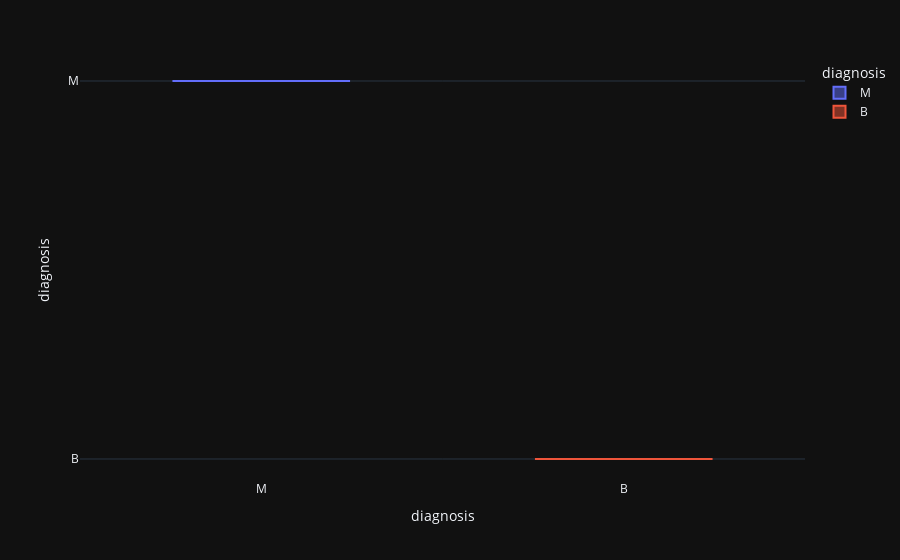
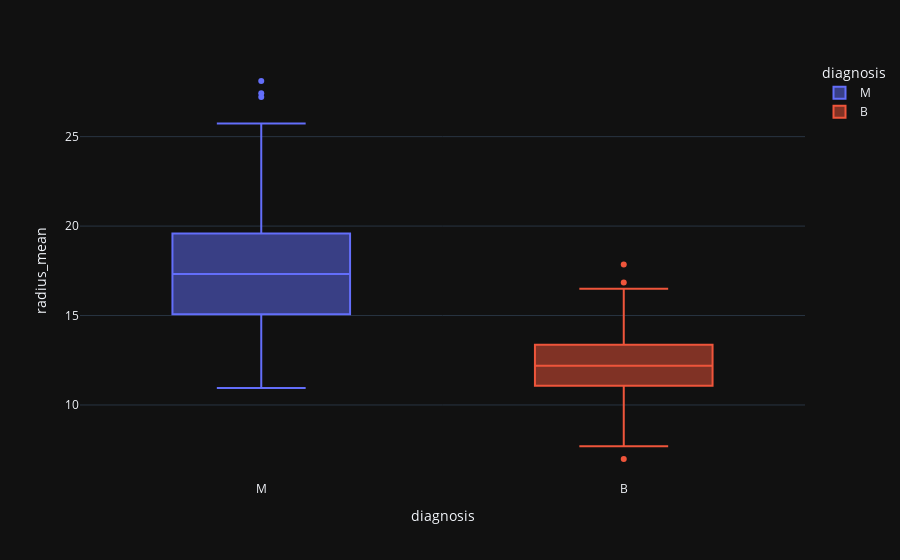
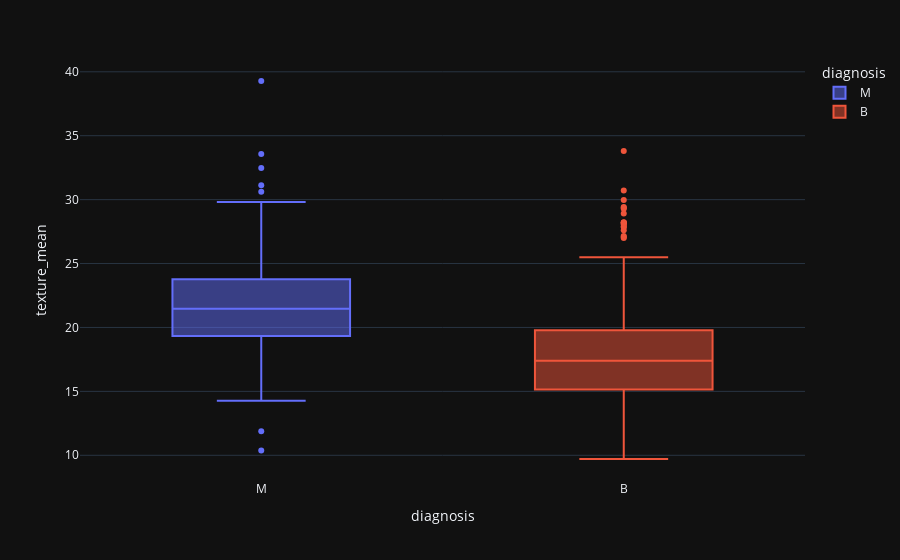
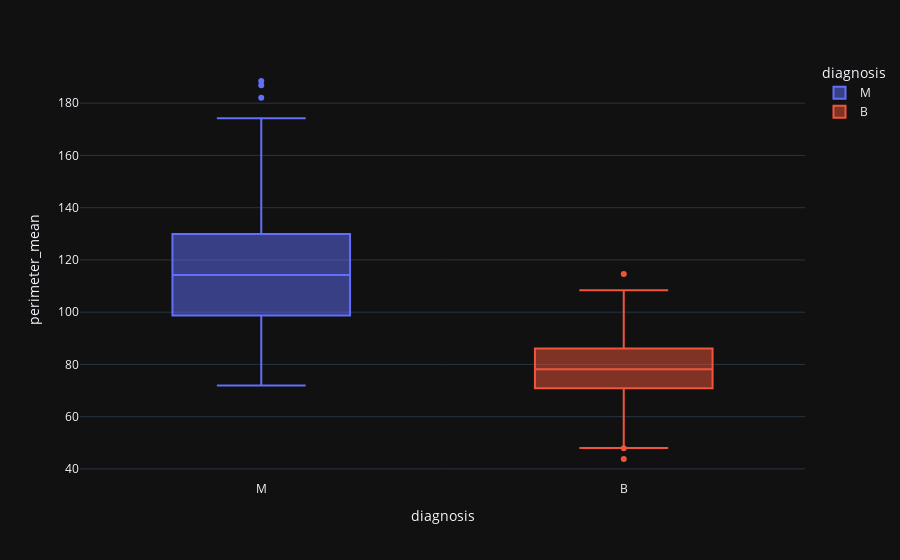

The code cell stored with these charts, in order, in its notebook:
### Code cell
for column in df.columns[:5]:
    fig=px.box(df,x=y,y=column,color='diagnosis')
    fig.show()

### Figure 1 — Plotly figure (JSON) as saved in the notebook; plotly's stock layout.template omitted (floating-point values rounded to 4 significant figures; data arrays with more than 128 entries replaced by an {"elided": "..."} marker saying what was removed)
{"data": [{"alignmentgroup": "True", "hovertemplate": "diagnosis=%{y}<extra></extra>", "legendgroup": "M", "marker": {"color": "#636efa"}, "name": "M", "notched": false, "offsetgroup": "M", "orientation": "v", "showlegend": true, "x": {"elided": "212 str values"}, "x0": " ", "xaxis": "x", "y": {"elided": "212 str values"}, "y0": " ", "yaxis": "y", "type": "box"}, {"alignmentgroup": "True", "hovertemplate": "diagnosis=%{y}<extra></extra>", "legendgroup": "B", "marker": {"color": "#EF553B"}, "name": "B", "notched": false, "offsetgroup": "B", "orientation": "v", "showlegend": true, "x": {"elided": "357 str values"}, "x0": " ", "xaxis": "x", "y": {"elided": "357 str values"}, "y0": " ", "yaxis": "y", "type": "box"}], "layout": {"xaxis": {"anchor": "y", "domain": [0.0, 1.0], "title": {"text": "diagnosis"}, "categoryorder": "array", "categoryarray": ["M", "B"]}, "yaxis": {"anchor": "x", "domain": [0.0, 1.0], "title": {"text": "diagnosis"}, "categoryorder": "array", "categoryarray": ["B", "M"]}, "legend": {"title": {"text": "diagnosis"}, "tracegroupgap": 0}, "margin": {"t": 60}, "boxmode": "overlay"}}

### Figure 2 — Plotly figure (JSON) as saved in the notebook; plotly's stock layout.template omitted (floating-point values rounded to 4 significant figures; data arrays with more than 128 entries replaced by an {"elided": "..."} marker saying what was removed)
{"data": [{"alignmentgroup": "True", "hovertemplate": "diagnosis=%{x}<br>radius_mean=%{y}<extra></extra>", "legendgroup": "M", "marker": {"color": "#636efa"}, "name": "M", "notched": false, "offsetgroup": "M", "orientation": "v", "showlegend": true, "x": {"elided": "212 str values"}, "x0": " ", "xaxis": "x", "y": {"elided": "212 float values"}, "y0": " ", "yaxis": "y", "type": "box"}, {"alignmentgroup": "True", "hovertemplate": "diagnosis=%{x}<br>radius_mean=%{y}<extra></extra>", "legendgroup": "B", "marker": {"color": "#EF553B"}, "name": "B", "notched": false, "offsetgroup": "B", "orientation": "v", "showlegend": true, "x": {"elided": "357 str values"}, "x0": " ", "xaxis": "x", "y": {"elided": "357 float values"}, "y0": " ", "yaxis": "y", "type": "box"}], "layout": {"xaxis": {"anchor": "y", "domain": [0.0, 1.0], "title": {"text": "diagnosis"}, "categoryorder": "array", "categoryarray": ["M", "B"]}, "yaxis": {"anchor": "x", "domain": [0.0, 1.0], "title": {"text": "radius_mean"}}, "legend": {"title": {"text": "diagnosis"}, "tracegroupgap": 0}, "margin": {"t": 60}, "boxmode": "overlay"}}

### Figure 3 — Plotly figure (JSON) as saved in the notebook; plotly's stock layout.template omitted (floating-point values rounded to 4 significant figures; data arrays with more than 128 entries replaced by an {"elided": "..."} marker saying what was removed)
{"data": [{"alignmentgroup": "True", "hovertemplate": "diagnosis=%{x}<br>texture_mean=%{y}<extra></extra>", "legendgroup": "M", "marker": {"color": "#636efa"}, "name": "M", "notched": false, "offsetgroup": "M", "orientation": "v", "showlegend": true, "x": {"elided": "212 str values"}, "x0": " ", "xaxis": "x", "y": {"elided": "212 float values"}, "y0": " ", "yaxis": "y", "type": "box"}, {"alignmentgroup": "True", "hovertemplate": "diagnosis=%{x}<br>texture_mean=%{y}<extra></extra>", "legendgroup": "B", "marker": {"color": "#EF553B"}, "name": "B", "notched": false, "offsetgroup": "B", "orientation": "v", "showlegend": true, "x": {"elided": "357 str values"}, "x0": " ", "xaxis": "x", "y": {"elided": "357 float values"}, "y0": " ", "yaxis": "y", "type": "box"}], "layout": {"xaxis": {"anchor": "y", "domain": [0.0, 1.0], "title": {"text": "diagnosis"}, "categoryorder": "array", "categoryarray": ["M", "B"]}, "yaxis": {"anchor": "x", "domain": [0.0, 1.0], "title": {"text": "texture_mean"}}, "legend": {"title": {"text": "diagnosis"}, "tracegroupgap": 0}, "margin": {"t": 60}, "boxmode": "overlay"}}

### Figure 4 — Plotly figure (JSON) as saved in the notebook; plotly's stock layout.template omitted (floating-point values rounded to 4 significant figures; data arrays with more than 128 entries replaced by an {"elided": "..."} marker saying what was removed)
{"data": [{"alignmentgroup": "True", "hovertemplate": "diagnosis=%{x}<br>perimeter_mean=%{y}<extra></extra>", "legendgroup": "M", "marker": {"color": "#636efa"}, "name": "M", "notched": false, "offsetgroup": "M", "orientation": "v", "showlegend": true, "x": {"elided": "212 str values"}, "x0": " ", "xaxis": "x", "y": {"elided": "212 float values"}, "y0": " ", "yaxis": "y", "type": "box"}, {"alignmentgroup": "True", "hovertemplate": "diagnosis=%{x}<br>perimeter_mean=%{y}<extra></extra>", "legendgroup": "B", "marker": {"color": "#EF553B"}, "name": "B", "notched": false, "offsetgroup": "B", "orientation": "v", "showlegend": true, "x": {"elided": "357 str values"}, "x0": " ", "xaxis": "x", "y": {"elided": "357 float values"}, "y0": " ", "yaxis": "y", "type": "box"}], "layout": {"xaxis": {"anchor": "y", "domain": [0.0, 1.0], "title": {"text": "diagnosis"}, "categoryorder": "array", "categoryarray": ["M", "B"]}, "yaxis": {"anchor": "x", "domain": [0.0, 1.0], "title": {"text": "perimeter_mean"}}, "legend": {"title": {"text": "diagnosis"}, "tracegroupgap": 0}, "margin": {"t": 60}, "boxmode": "overlay"}}
